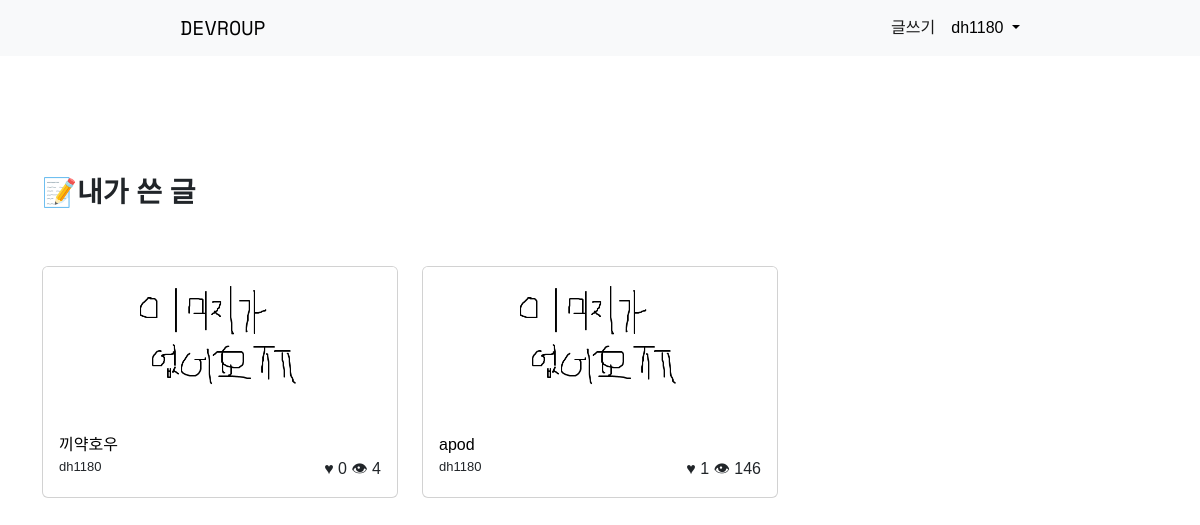
/user/user_posts/ (signed in), run on an earlier commit of the app's database.
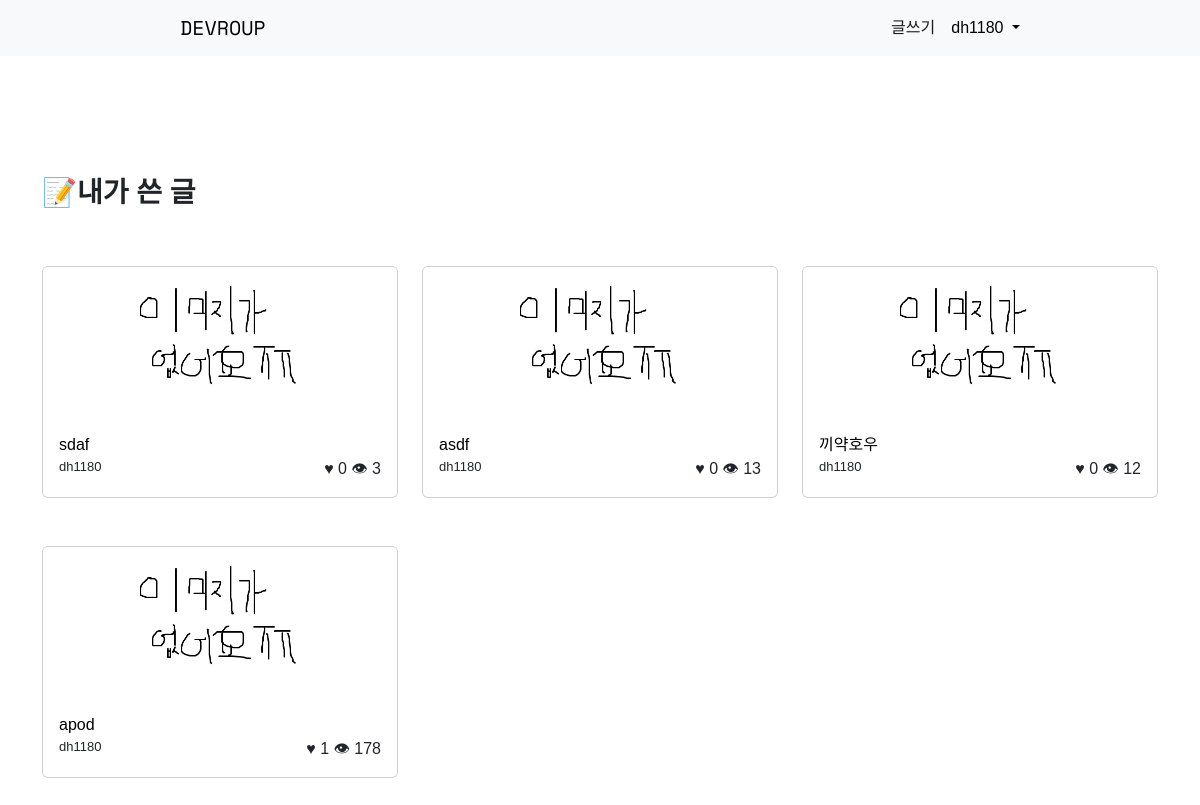
And on a later commit of the database.
### community/models.py (models this page shows, shortened)
class Post(models.Model):
    title = models.CharField(max_length=200)
    author = models.ForeignKey(User, on_delete=models.CASCADE, null=True)
    hit = models.IntegerField(default=0)
    like = models.IntegerField(default=0)
    like_users = models.ManyToManyField(User, related_name='like_posts')
    date = models.DateTimeField(auto_now_add=True)
    image = models.ImageField(upload_to='community_thumbnail', null=True)
    content = models.TextField()
    github_address = models.URLField(null=True)

### user/views.py (the view)
# urls.py: path('user_posts/', views.user_posts, name='user_posts'),
def user_posts(request):
    posts = Post.objects.filter(author=request.user).order_by('-date')
    return render(request, 'user/user_posts.html', {'posts': posts})

### user/templates/user/user_posts.html
{% extends 'community/base.html' %} {% block content %}
<br /><br /><br /><br /><br />
<div class="container">
    <div class="row mb-5">
        <h3 style="font-weight: 1000;">📝내가 쓴 글</h3>
    </div>
    <div class="row">
        {% for post in posts %}
        <div class="col-4 mb-5">
            <div class="card h-100">
                <div class="media-container">
                    <img
                        src="{{ post.image.url }}"
                        class="card-img-top"
                        style="object-fit: cover; height: 150px;"
                    />
                </div>
                <div class="card-body">
                    <a
                        class="card-title stretched-link"
                        href="{% url 'community:post_detail' pk=post.pk %}"
                        >{{ post.title }}</a
                    >
                    <br />
                    <div class="row">
                        <div class="col-6" style="font-size: small">
                            {{ post.author }}
                        </div>
                        <div class="col-6 text-end">
                            ♥&nbsp;{{ post.like }}
                            👁&nbsp;{{ post.hit }}
                        </div>
                    </div>
                </div>
            </div>
        </div>
        {% endfor %}
    </div>
{% endblock content %}

What changed in the data, as far as the page shows it:
added Post: image (picture), title "sdaf", author "dh1180", like "0", hit "3"
added Post: image (picture), title "asdf", author "dh1180", like "0", hit "13"
changed Post "끼약호우": hit "4" → "12"
changed Post "apod": hit "146" → "178"
